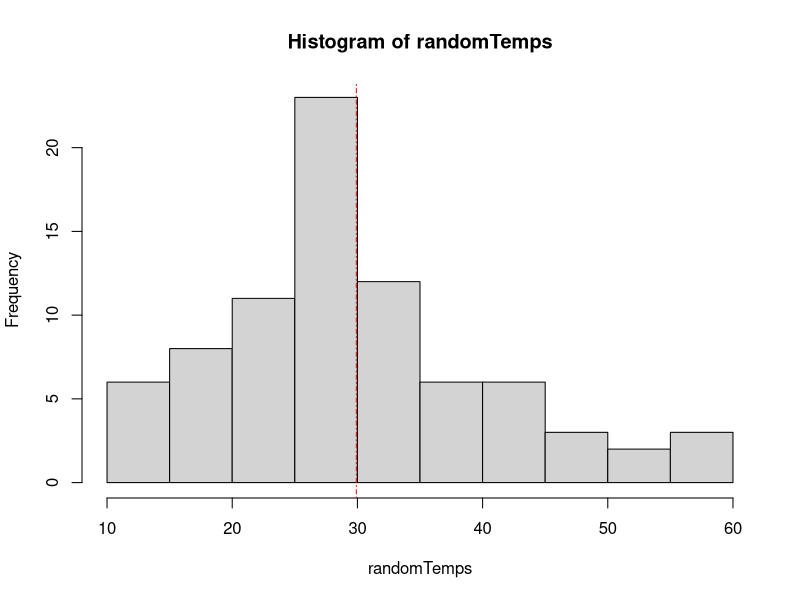
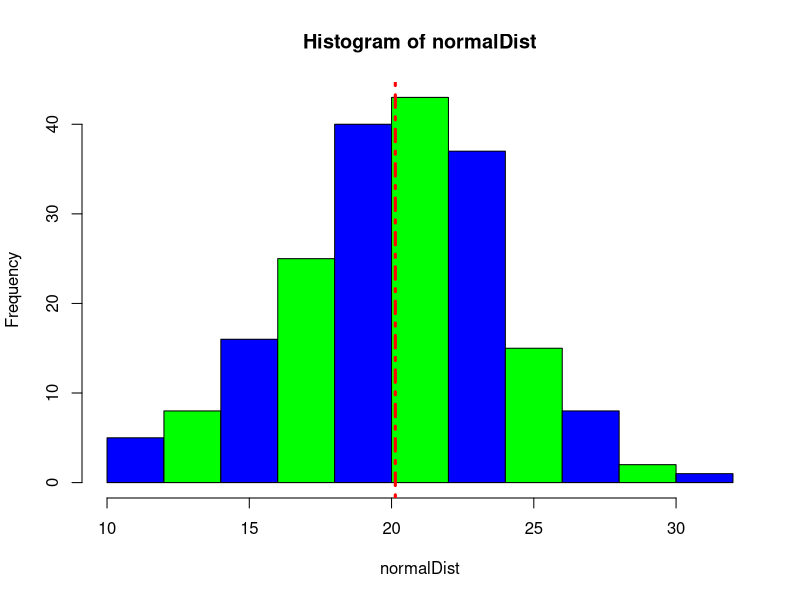
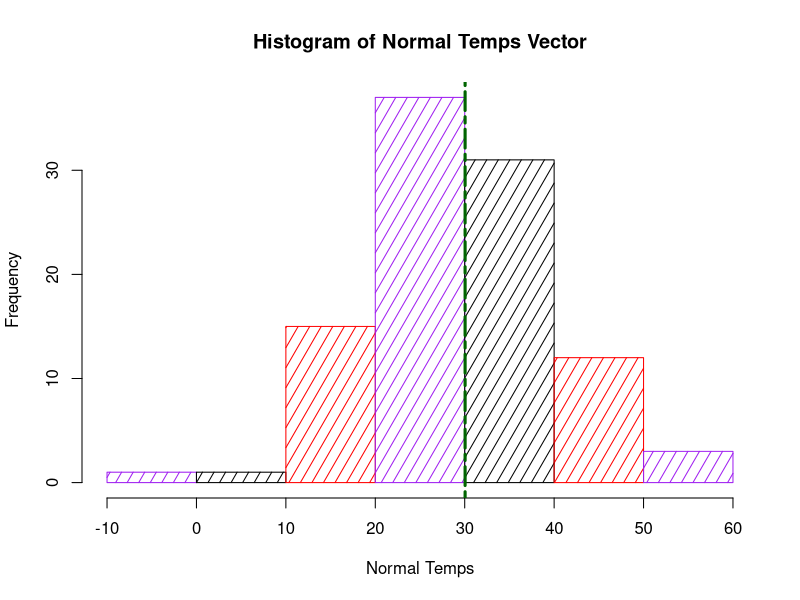

Reproduce these figures in R, in order.
{
  rm(list=ls()); options(show.error.locations = TRUE);  

  # take eight random values from the sequence 1:10 -- allow for repeats
  randomSample1 = sample( x=c(1:10), size=8, replace=TRUE);

  # take eight random values from the sequence 1:10 -- don't allow repeats
  randomSample2 = sample( x=c(1:10), size=8, replace=FALSE);
  
  ### Read data from CSV file and save to a variable
  lansJanTempsDF = read.csv(file = "data/lansingJanTemps.csv"); 
  
  # Default variable is data frame -- convert the variable to a matrix
  lansJanTemps = as.matrix(x=lansJanTempsDF);
  
  ### Sample data from a matrix
  # sample 80 values (allowing for repeats) from lansJanTemps 
  randomTemps = sample(x=lansJanTemps, size=80, replace=TRUE);
  
  # perform a histogram to see if the distribution of random values is normal
  hist(x=randomTemps);
  
  # put a red vertical dashed-line at the mean of random temperatures
  abline(v=mean(randomTemps), col="red", lty=4);

  # normal distribution with a mean of 20 and standard deviation of 4
  normalDist = rnorm(n=200, mean=20, sd=4);
  hist(x=normalDist, col=c("blue", "green"));
  abline(v=mean(normalDist), col="red", lty=4, lwd=3);
   
  # normal distribution based on the mean and standard deviation of maxTemps
  normalTemps = rnorm(n=100, mean = mean(lansJanTemps), 
                      sd=sd(lansJanTemps));
  hist(normalTemps, angle=60, density=10,
      col=c("purple", "black", "red"),
      main="Histogram of Normal Temps Vector",
      xlab="Normal Temps");
  abline(v=mean(normalTemps), col="darkgreen", lty=6, lwd=3);
 
  # text(x=mean(normalTemps), y=10, labels="Mean Value", 
  #    col="darkgreen", cex=1.2);
  # 
  # using set.seed() to produce pseudo-random values
  set.seed(seed=23);
  seedSample1 = sample( x=c(1:100), size=20 );
  seedSample2 = sample( x=c(1:100), size=20 );
  
  # change the seed value in set.seed()
  set.seed(seed=28);
  seedSample3 = sample( x=c(1:100), size=20 );
  seedSample4 = sample( x=c(1:100), size=20 );
  
  # reset the seed
  set.seed(seed=23);
  seedSample5 = sample( x=c(1:100), size=20 );
  seedSample6 = sample( x=c(1:100), size=20 );
   
  # get 80 pseudo-random values from the maxTemp vector
  setSeedTemps = sample(x=lansJanTemps, size=80, replace=TRUE);
   
  # get 100 pseudo-random normalized temperature values
  setSeedNormalTemps = rnorm(n=100, mean = mean(lansJanTemps), 
                             sd=sd(lansJanTemps));
  
  # make a list of the four temperature vector we have generated in this script
  listOfTemps = list("Random_Temps" = randomTemps, 
                     "Normal_Temps" = normalTemps, 
                     "Set_Seed_Temps" = setSeedTemps, 
                     "Set_Seed_Normal_Temps" = setSeedNormalTemps);

  # subsetting temperature vectors from the list
  listRandomTemps = listOfTemps[["Random_Temps"]];
  listSeedTemps = listOfTemps[["Set_Seed_Normal_Temps"]];
  # 
  # # save the list to a file
  # save(listOfTemps, file = "data/weatherList.rdata");
  save(listOfTemps, file = "data/weatherList.rdata");
}